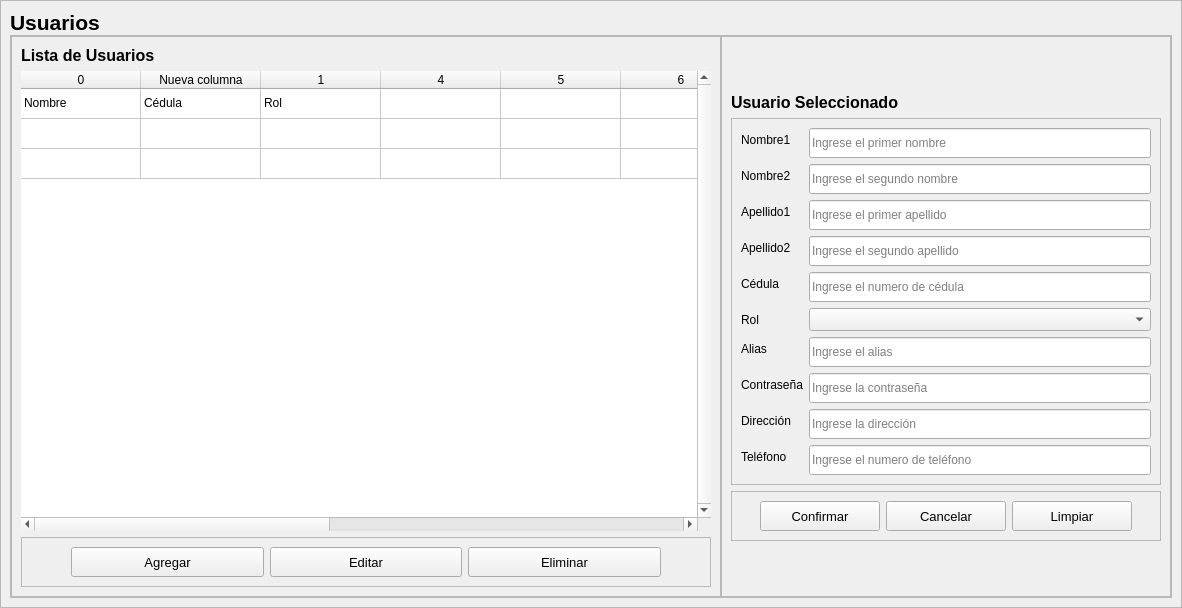
<?xml version="1.0" encoding="UTF-8"?>
<ui version="4.0">
 <class>usuarios</class>
 <widget class="QWidget" name="usuarios">
  <property name="geometry">
   <rect>
    <x>0</x>
    <y>0</y>
    <width>1182</width>
    <height>608</height>
   </rect>
  </property>
  <property name="windowTitle">
   <string>Form</string>
  </property>
  <property name="styleSheet">
   <string notr="true"/>
  </property>
  <layout class="QVBoxLayout" name="verticalLayout">
   <property name="spacing">
    <number>0</number>
   </property>
   <property name="leftMargin">
    <number>0</number>
   </property>
   <property name="topMargin">
    <number>0</number>
   </property>
   <property name="rightMargin">
    <number>0</number>
   </property>
   <property name="bottomMargin">
    <number>0</number>
   </property>
   <item>
    <widget class="QFrame" name="frame">
     <property name="styleSheet">
      <string notr="true"/>
     </property>
     <property name="frameShape">
      <enum>QFrame::StyledPanel</enum>
     </property>
     <property name="frameShadow">
      <enum>QFrame::Raised</enum>
     </property>
     <layout class="QVBoxLayout" name="verticalLayout_2">
      <property name="spacing">
       <number>0</number>
      </property>
      <property name="leftMargin">
       <number>9</number>
      </property>
      <property name="topMargin">
       <number>9</number>
      </property>
      <property name="rightMargin">
       <number>9</number>
      </property>
      <property name="bottomMargin">
       <number>9</number>
      </property>
      <item>
       <widget class="QLabel" name="label_3">
        <property name="font">
         <font>
          <pointsize>10</pointsize>
          <italic>false</italic>
          <bold>false</bold>
         </font>
        </property>
        <property name="text">
         <string>&lt;html&gt;&lt;head/&gt;&lt;body&gt;&lt;p&gt;&lt;span style=&quot; font-size:16pt; font-weight:700;&quot;&gt;Usuarios&lt;/span&gt;&lt;/p&gt;&lt;/body&gt;&lt;/html&gt;</string>
        </property>
       </widget>
      </item>
      <item>
       <widget class="QFrame" name="frame_28">
        <property name="frameShape">
         <enum>QFrame::StyledPanel</enum>
        </property>
        <property name="frameShadow">
         <enum>QFrame::Raised</enum>
        </property>
        <layout class="QHBoxLayout" name="horizontalLayout_15">
         <property name="spacing">
          <number>0</number>
         </property>
         <property name="leftMargin">
          <number>0</number>
         </property>
         <property name="topMargin">
          <number>0</number>
         </property>
         <property name="rightMargin">
          <number>0</number>
         </property>
         <property name="bottomMargin">
          <number>0</number>
         </property>
         <item>
          <widget class="QFrame" name="frame_27">
           <property name="frameShape">
            <enum>QFrame::StyledPanel</enum>
           </property>
           <property name="frameShadow">
            <enum>QFrame::Raised</enum>
           </property>
           <layout class="QVBoxLayout" name="verticalLayout_28">
            <item>
             <widget class="QLabel" name="label_16">
              <property name="font">
               <font>
                <pointsize>10</pointsize>
                <italic>false</italic>
                <bold>false</bold>
               </font>
              </property>
              <property name="text">
               <string>&lt;html&gt;&lt;head/&gt;&lt;body&gt;&lt;p&gt;&lt;span style=&quot; font-size:12pt; font-weight:700;&quot;&gt;Lista de Usuarios&lt;/span&gt;&lt;/p&gt;&lt;/body&gt;&lt;/html&gt;</string>
              </property>
             </widget>
            </item>
            <item>
             <widget class="QTableWidget" name="usuTable">
              <property name="minimumSize">
               <size>
                <width>0</width>
                <height>0</height>
               </size>
              </property>
              <property name="maximumSize">
               <size>
                <width>16777215</width>
                <height>16777215</height>
               </size>
              </property>
              <property name="frameShape">
               <enum>QFrame::NoFrame</enum>
              </property>
              <property name="verticalScrollBarPolicy">
               <enum>Qt::ScrollBarAlwaysOn</enum>
              </property>
              <property name="sizeAdjustPolicy">
               <enum>QAbstractScrollArea::AdjustToContents</enum>
              </property>
              <property name="editTriggers">
               <set>QAbstractItemView::NoEditTriggers</set>
              </property>
              <property name="selectionMode">
               <enum>QAbstractItemView::SingleSelection</enum>
              </property>
              <property name="selectionBehavior">
               <enum>QAbstractItemView::SelectRows</enum>
              </property>
              <property name="showGrid">
               <bool>true</bool>
              </property>
              <property name="gridStyle">
               <enum>Qt::SolidLine</enum>
              </property>
              <property name="sortingEnabled">
               <bool>false</bool>
              </property>
              <property name="rowCount">
               <number>3</number>
              </property>
              <property name="columnCount">
               <number>11</number>
              </property>
              <attribute name="horizontalHeaderVisible">
               <bool>true</bool>
              </attribute>
              <attribute name="horizontalHeaderCascadingSectionResizes">
               <bool>false</bool>
              </attribute>
              <attribute name="horizontalHeaderDefaultSectionSize">
               <number>120</number>
              </attribute>
              <attribute name="horizontalHeaderStretchLastSection">
               <bool>true</bool>
              </attribute>
              <attribute name="verticalHeaderVisible">
               <bool>false</bool>
              </attribute>
              <attribute name="verticalHeaderCascadingSectionResizes">
               <bool>false</bool>
              </attribute>
              <attribute name="verticalHeaderHighlightSections">
               <bool>false</bool>
              </attribute>
              <attribute name="verticalHeaderStretchLastSection">
               <bool>false</bool>
              </attribute>
              <row>
               <property name="text">
                <string>New Row</string>
               </property>
              </row>
              <row>
               <property name="text">
                <string>New Row</string>
               </property>
              </row>
              <row>
               <property name="text">
                <string>New Row</string>
               </property>
              </row>
              <column>
               <property name="text">
                <string>0</string>
               </property>
              </column>
              <column>
               <property name="text">
                <string>Nueva columna</string>
               </property>
              </column>
              <column>
               <property name="text">
                <string>1</string>
               </property>
              </column>
              <column/>
              <column/>
              <column/>
              <column/>
              <column/>
              <column/>
              <column/>
              <column/>
              <item row="0" column="0">
               <property name="text">
                <string>Nombre </string>
               </property>
              </item>
              <item row="0" column="1">
               <property name="text">
                <string>Cédula</string>
               </property>
              </item>
              <item row="0" column="2">
               <property name="text">
                <string>Rol</string>
               </property>
              </item>
             </widget>
            </item>
            <item>
             <widget class="QFrame" name="frame_26">
              <property name="frameShape">
               <enum>QFrame::StyledPanel</enum>
              </property>
              <property name="frameShadow">
               <enum>QFrame::Raised</enum>
              </property>
              <layout class="QHBoxLayout" name="horizontalLayout_14">
               <item>
                <spacer name="horizontalSpacer">
                 <property name="orientation">
                  <enum>Qt::Horizontal</enum>
                 </property>
                 <property name="sizeType">
                  <enum>QSizePolicy::Minimum</enum>
                 </property>
                 <property name="sizeHint" stdset="0">
                  <size>
                   <width>40</width>
                   <height>20</height>
                  </size>
                 </property>
                </spacer>
               </item>
               <item>
                <widget class="QPushButton" name="usuAddButton">
                 <property name="minimumSize">
                  <size>
                   <width>120</width>
                   <height>30</height>
                  </size>
                 </property>
                 <property name="font">
                  <font>
                   <pointsize>10</pointsize>
                   <italic>false</italic>
                   <bold>false</bold>
                  </font>
                 </property>
                 <property name="cursor">
                  <cursorShape>PointingHandCursor</cursorShape>
                 </property>
                 <property name="text">
                  <string>Agregar</string>
                 </property>
                 <property name="icon">
                  <iconset resource="../../resources.qrc">
                   <normaloff>:/icons/images/icons/cil-check-circle.png</normaloff>:/icons/images/icons/cil-check-circle.png</iconset>
                 </property>
                </widget>
               </item>
               <item>
                <widget class="QPushButton" name="usuEditButton">
                 <property name="sizePolicy">
                  <sizepolicy hsizetype="Minimum" vsizetype="Fixed">
                   <horstretch>0</horstretch>
                   <verstretch>0</verstretch>
                  </sizepolicy>
                 </property>
                 <property name="minimumSize">
                  <size>
                   <width>120</width>
                   <height>30</height>
                  </size>
                 </property>
                 <property name="font">
                  <font>
                   <pointsize>10</pointsize>
                   <italic>false</italic>
                   <bold>false</bold>
                  </font>
                 </property>
                 <property name="cursor">
                  <cursorShape>PointingHandCursor</cursorShape>
                 </property>
                 <property name="text">
                  <string>Editar</string>
                 </property>
                 <property name="icon">
                  <iconset resource="../../resources.qrc">
                   <normaloff>:/icons/images/icons/cil-pencil.png</normaloff>:/icons/images/icons/cil-pencil.png</iconset>
                 </property>
                </widget>
               </item>
               <item>
                <widget class="QPushButton" name="usuDelButton">
                 <property name="minimumSize">
                  <size>
                   <width>120</width>
                   <height>30</height>
                  </size>
                 </property>
                 <property name="font">
                  <font>
                   <pointsize>10</pointsize>
                   <italic>false</italic>
                   <bold>false</bold>
                  </font>
                 </property>
                 <property name="cursor">
                  <cursorShape>PointingHandCursor</cursorShape>
                 </property>
                 <property name="text">
                  <string>Eliminar</string>
                 </property>
                 <property name="icon">
                  <iconset resource="../../resources.qrc">
                   <normaloff>:/icons/images/icons/cil-x-circle.png</normaloff>:/icons/images/icons/cil-x-circle.png</iconset>
                 </property>
                </widget>
               </item>
               <item>
                <spacer name="horizontalSpacer_2">
                 <property name="orientation">
                  <enum>Qt::Horizontal</enum>
                 </property>
                 <property name="sizeType">
                  <enum>QSizePolicy::Minimum</enum>
                 </property>
                 <property name="sizeHint" stdset="0">
                  <size>
                   <width>40</width>
                   <height>20</height>
                  </size>
                 </property>
                </spacer>
               </item>
              </layout>
             </widget>
            </item>
           </layout>
          </widget>
         </item>
         <item>
          <widget class="QFrame" name="frame_25">
           <property name="minimumSize">
            <size>
             <width>450</width>
             <height>0</height>
            </size>
           </property>
           <property name="frameShape">
            <enum>QFrame::StyledPanel</enum>
           </property>
           <property name="frameShadow">
            <enum>QFrame::Raised</enum>
           </property>
           <layout class="QVBoxLayout" name="verticalLayout_27">
            <item>
             <spacer name="verticalSpacer_9">
              <property name="orientation">
               <enum>Qt::Vertical</enum>
              </property>
              <property name="sizeHint" stdset="0">
               <size>
                <width>20</width>
                <height>40</height>
               </size>
              </property>
             </spacer>
            </item>
            <item>
             <widget class="QLabel" name="label_15">
              <property name="font">
               <font>
                <pointsize>10</pointsize>
                <italic>false</italic>
                <bold>false</bold>
               </font>
              </property>
              <property name="text">
               <string>&lt;html&gt;&lt;head/&gt;&lt;body&gt;&lt;p&gt;&lt;span style=&quot; font-size:12pt; font-weight:700;&quot;&gt;Usuario Seleccionado&lt;/span&gt;&lt;/p&gt;&lt;/body&gt;&lt;/html&gt;</string>
              </property>
             </widget>
            </item>
            <item>
             <widget class="QFrame" name="frame_23">
              <property name="frameShape">
               <enum>QFrame::StyledPanel</enum>
              </property>
              <property name="frameShadow">
               <enum>QFrame::Raised</enum>
              </property>
              <layout class="QFormLayout" name="formLayout_7">
               <item row="0" column="0">
                <widget class="QLabel" name="labelVersion_12">
                 <property name="lineWidth">
                  <number>1</number>
                 </property>
                 <property name="text">
                  <string>Nombre1</string>
                 </property>
                 <property name="alignment">
                  <set>Qt::AlignLeading|Qt::AlignLeft|Qt::AlignVCenter</set>
                 </property>
                </widget>
               </item>
               <item row="0" column="1">
                <widget class="QLineEdit" name="usuNomText">
                 <property name="minimumSize">
                  <size>
                   <width>0</width>
                   <height>30</height>
                  </size>
                 </property>
                 <property name="text">
                  <string/>
                 </property>
                 <property name="placeholderText">
                  <string>Ingrese el primer nombre</string>
                 </property>
                </widget>
               </item>
               <item row="1" column="0">
                <widget class="QLabel" name="labelVersion_20">
                 <property name="lineWidth">
                  <number>1</number>
                 </property>
                 <property name="text">
                  <string>Nombre2</string>
                 </property>
                 <property name="alignment">
                  <set>Qt::AlignLeading|Qt::AlignLeft|Qt::AlignVCenter</set>
                 </property>
                </widget>
               </item>
               <item row="1" column="1">
                <widget class="QLineEdit" name="usuNom2Text">
                 <property name="minimumSize">
                  <size>
                   <width>0</width>
                   <height>30</height>
                  </size>
                 </property>
                 <property name="text">
                  <string/>
                 </property>
                 <property name="placeholderText">
                  <string>Ingrese el segundo nombre</string>
                 </property>
                </widget>
               </item>
               <item row="2" column="0">
                <widget class="QLabel" name="labelVersion_21">
                 <property name="lineWidth">
                  <number>1</number>
                 </property>
                 <property name="text">
                  <string>Apellido1</string>
                 </property>
                 <property name="alignment">
                  <set>Qt::AlignLeading|Qt::AlignLeft|Qt::AlignVCenter</set>
                 </property>
                </widget>
               </item>
               <item row="2" column="1">
                <widget class="QLineEdit" name="usuApe1Text">
                 <property name="minimumSize">
                  <size>
                   <width>0</width>
                   <height>30</height>
                  </size>
                 </property>
                 <property name="text">
                  <string/>
                 </property>
                 <property name="placeholderText">
                  <string>Ingrese el primer apellido</string>
                 </property>
                </widget>
               </item>
               <item row="3" column="0">
                <widget class="QLabel" name="labelVersion_22">
                 <property name="lineWidth">
                  <number>1</number>
                 </property>
                 <property name="text">
                  <string>Apellido2</string>
                 </property>
                 <property name="alignment">
                  <set>Qt::AlignLeading|Qt::AlignLeft|Qt::AlignVCenter</set>
                 </property>
                </widget>
               </item>
               <item row="3" column="1">
                <widget class="QLineEdit" name="usuApe2Text">
                 <property name="minimumSize">
                  <size>
                   <width>0</width>
                   <height>30</height>
                  </size>
                 </property>
                 <property name="text">
                  <string/>
                 </property>
                 <property name="placeholderText">
                  <string>Ingrese el segundo apellido</string>
                 </property>
                </widget>
               </item>
               <item row="4" column="0">
                <widget class="QLabel" name="labelVersion_14">
                 <property name="lineWidth">
                  <number>1</number>
                 </property>
                 <property name="text">
                  <string>Cédula</string>
                 </property>
                 <property name="alignment">
                  <set>Qt::AlignLeading|Qt::AlignLeft|Qt::AlignVCenter</set>
                 </property>
                </widget>
               </item>
               <item row="4" column="1">
                <widget class="QLineEdit" name="usuCedText">
                 <property name="minimumSize">
                  <size>
                   <width>0</width>
                   <height>30</height>
                  </size>
                 </property>
                 <property name="text">
                  <string/>
                 </property>
                 <property name="frame">
                  <bool>true</bool>
                 </property>
                 <property name="echoMode">
                  <enum>QLineEdit::Normal</enum>
                 </property>
                 <property name="placeholderText">
                  <string>Ingrese el numero de cédula</string>
                 </property>
                </widget>
               </item>
               <item row="5" column="0">
                <widget class="QLabel" name="labelVersion_17">
                 <property name="lineWidth">
                  <number>1</number>
                 </property>
                 <property name="text">
                  <string>Rol</string>
                 </property>
                 <property name="alignment">
                  <set>Qt::AlignLeading|Qt::AlignLeft|Qt::AlignVCenter</set>
                 </property>
                </widget>
               </item>
               <item row="5" column="1">
                <widget class="QComboBox" name="usuRolCombo">
                 <property name="font">
                  <font>
                   <pointsize>10</pointsize>
                   <italic>false</italic>
                   <bold>false</bold>
                  </font>
                 </property>
                 <property name="autoFillBackground">
                  <bool>false</bool>
                 </property>
                 <property name="currentIndex">
                  <number>-1</number>
                 </property>
                 <property name="iconSize">
                  <size>
                   <width>16</width>
                   <height>16</height>
                  </size>
                 </property>
                 <property name="placeholderText">
                  <string>Seleccione una opción</string>
                 </property>
                 <property name="frame">
                  <bool>true</bool>
                 </property>
                 <item>
                  <property name="text">
                   <string>Fotocopiado</string>
                  </property>
                 </item>
                 <item>
                  <property name="text">
                   <string>Impresión</string>
                  </property>
                 </item>
                 <item>
                  <property name="text">
                   <string>Laminado</string>
                  </property>
                 </item>
                </widget>
               </item>
               <item row="6" column="0">
                <widget class="QLabel" name="labelVersion_16">
                 <property name="lineWidth">
                  <number>1</number>
                 </property>
                 <property name="text">
                  <string>Alias</string>
                 </property>
                 <property name="alignment">
                  <set>Qt::AlignLeading|Qt::AlignLeft|Qt::AlignVCenter</set>
                 </property>
                </widget>
               </item>
               <item row="6" column="1">
                <widget class="QLineEdit" name="usuNickText">
                 <property name="minimumSize">
                  <size>
                   <width>0</width>
                   <height>30</height>
                  </size>
                 </property>
                 <property name="text">
                  <string/>
                 </property>
                 <property name="placeholderText">
                  <string>Ingrese el alias</string>
                 </property>
                </widget>
               </item>
               <item row="7" column="0">
                <widget class="QLabel" name="labelVersion_18">
                 <property name="lineWidth">
                  <number>1</number>
                 </property>
                 <property name="text">
                  <string>Contraseña</string>
                 </property>
                 <property name="alignment">
                  <set>Qt::AlignLeading|Qt::AlignLeft|Qt::AlignVCenter</set>
                 </property>
                </widget>
               </item>
               <item row="7" column="1">
                <widget class="QLineEdit" name="usuConText">
                 <property name="minimumSize">
                  <size>
                   <width>0</width>
                   <height>30</height>
                  </size>
                 </property>
                 <property name="text">
                  <string/>
                 </property>
                 <property name="placeholderText">
                  <string>Ingrese la contraseña</string>
                 </property>
                </widget>
               </item>
               <item row="8" column="0">
                <widget class="QLabel" name="labelVersion_13">
                 <property name="lineWidth">
                  <number>1</number>
                 </property>
                 <property name="text">
                  <string>Dirección</string>
                 </property>
                 <property name="alignment">
                  <set>Qt::AlignLeading|Qt::AlignLeft|Qt::AlignVCenter</set>
                 </property>
                </widget>
               </item>
               <item row="8" column="1">
                <widget class="QLineEdit" name="usuDirText">
                 <property name="minimumSize">
                  <size>
                   <width>0</width>
                   <height>30</height>
                  </size>
                 </property>
                 <property name="text">
                  <string/>
                 </property>
                 <property name="placeholderText">
                  <string>Ingrese la dirección</string>
                 </property>
                </widget>
               </item>
               <item row="9" column="0">
                <widget class="QLabel" name="labelVersion_15">
                 <property name="lineWidth">
                  <number>1</number>
                 </property>
                 <property name="text">
                  <string>Teléfono</string>
                 </property>
                 <property name="alignment">
                  <set>Qt::AlignLeading|Qt::AlignLeft|Qt::AlignVCenter</set>
                 </property>
                </widget>
               </item>
               <item row="9" column="1">
                <widget class="QLineEdit" name="usuTelText">
                 <property name="minimumSize">
                  <size>
                   <width>0</width>
                   <height>30</height>
                  </size>
                 </property>
                 <property name="text">
                  <string/>
                 </property>
                 <property name="placeholderText">
                  <string>Ingrese el numero de teléfono</string>
                 </property>
                </widget>
               </item>
              </layout>
             </widget>
            </item>
            <item>
             <widget class="QFrame" name="frame_24">
              <property name="frameShape">
               <enum>QFrame::StyledPanel</enum>
              </property>
              <property name="frameShadow">
               <enum>QFrame::Raised</enum>
              </property>
              <layout class="QHBoxLayout" name="horizontalLayout_13">
               <item>
                <spacer name="horizontalSpacer_3">
                 <property name="orientation">
                  <enum>Qt::Horizontal</enum>
                 </property>
                 <property name="sizeHint" stdset="0">
                  <size>
                   <width>40</width>
                   <height>20</height>
                  </size>
                 </property>
                </spacer>
               </item>
               <item>
                <widget class="QPushButton" name="usuSaveButton">
                 <property name="minimumSize">
                  <size>
                   <width>120</width>
                   <height>30</height>
                  </size>
                 </property>
                 <property name="font">
                  <font>
                   <pointsize>10</pointsize>
                   <italic>false</italic>
                   <bold>false</bold>
                  </font>
                 </property>
                 <property name="cursor">
                  <cursorShape>PointingHandCursor</cursorShape>
                 </property>
                 <property name="text">
                  <string>Confirmar</string>
                 </property>
                 <property name="icon">
                  <iconset resource="../../resources.qrc">
                   <normaloff>:/icons/images/icons/cil-check-circle.png</normaloff>:/icons/images/icons/cil-check-circle.png</iconset>
                 </property>
                </widget>
               </item>
               <item>
                <widget class="QPushButton" name="usuCancelButton">
                 <property name="minimumSize">
                  <size>
                   <width>120</width>
                   <height>30</height>
                  </size>
                 </property>
                 <property name="font">
                  <font>
                   <pointsize>10</pointsize>
                   <italic>false</italic>
                   <bold>false</bold>
                  </font>
                 </property>
                 <property name="cursor">
                  <cursorShape>PointingHandCursor</cursorShape>
                 </property>
                 <property name="text">
                  <string>Cancelar</string>
                 </property>
                 <property name="icon">
                  <iconset resource="../../resources.qrc">
                   <normaloff>:/icons/images/icons/cil-x-circle.png</normaloff>:/icons/images/icons/cil-x-circle.png</iconset>
                 </property>
                </widget>
               </item>
               <item>
                <widget class="QPushButton" name="usuClearButton">
                 <property name="minimumSize">
                  <size>
                   <width>120</width>
                   <height>30</height>
                  </size>
                 </property>
                 <property name="font">
                  <font>
                   <pointsize>10</pointsize>
                   <italic>false</italic>
                   <bold>false</bold>
                  </font>
                 </property>
                 <property name="cursor">
                  <cursorShape>PointingHandCursor</cursorShape>
                 </property>
                 <property name="text">
                  <string>Limpiar</string>
                 </property>
                 <property name="icon">
                  <iconset resource="../../resources.qrc">
                   <normaloff>:/icons/images/icons/cil-reload.png</normaloff>:/icons/images/icons/cil-reload.png</iconset>
                 </property>
                </widget>
               </item>
               <item>
                <spacer name="horizontalSpacer_4">
                 <property name="orientation">
                  <enum>Qt::Horizontal</enum>
                 </property>
                 <property name="sizeHint" stdset="0">
                  <size>
                   <width>40</width>
                   <height>20</height>
                  </size>
                 </property>
                </spacer>
               </item>
              </layout>
             </widget>
            </item>
            <item>
             <spacer name="verticalSpacer_10">
              <property name="orientation">
               <enum>Qt::Vertical</enum>
              </property>
              <property name="sizeHint" stdset="0">
               <size>
                <width>20</width>
                <height>40</height>
               </size>
              </property>
             </spacer>
            </item>
           </layout>
          </widget>
         </item>
        </layout>
       </widget>
      </item>
     </layout>
    </widget>
   </item>
  </layout>
 </widget>
 <resources>
  <include location="../../resources.qrc"/>
 </resources>
 <connections/>
</ui>
